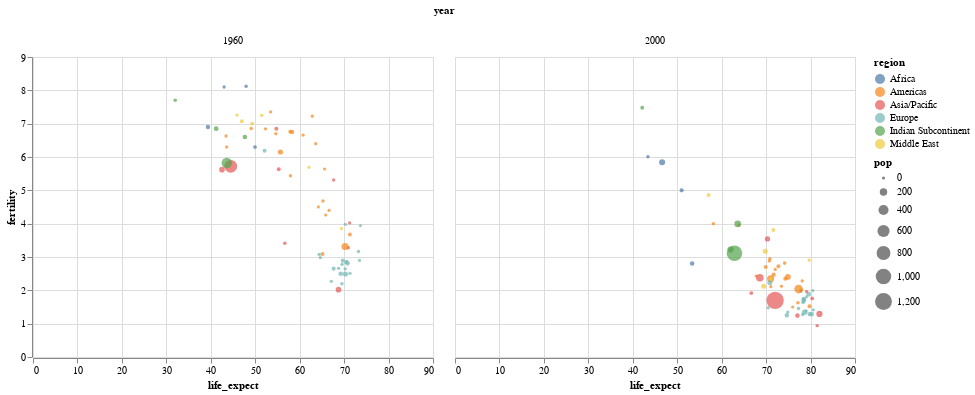

Write notebook code for a chart like this one.
### Code cell
chart = alt.Chart(
    df
).mark_circle(
).encode(
    x='life_expect',
    y='fertility',
    color='region:N',
    size=alt.Size('pop', scale=alt.Scale(range=[10, 300])),
    tooltip=['country', 'region', 'pop', 'fertility', 'life_expect', 'year'],
    column='year'  # facet by year
).transform_filter(
    (alt.datum.year == 1960) | (alt.datum.year == 2000)  # filter for two years only
)

chart.display()

### Figure 1 — Vega-Lite specification as saved in the notebook (floating-point values rounded to 4 significant figures; data arrays with more than 128 entries replaced by an {"elided": "..."} marker saying what was removed)
{"$schema": "https://vega.github.io/schema/vega-lite/v3.4.0.json", "config": {"mark": {"tooltip": null}, "view": {"height": 300, "width": 400}}, "data": {"name": "data-0daee3fd6be6fcabe993c518fbcc58b6"}, "datasets": {"data-0daee3fd6be6fcabe993c518fbcc58b6": {"elided": "693 records"}}, "encoding": {"color": {"field": "region", "type": "nominal"}, "column": {"field": "year", "type": "quantitative"}, "size": {"field": "pop", "scale": {"range": [10, 300]}, "type": "quantitative"}, "tooltip": [{"field": "country", "type": "nominal"}, {"field": "region", "type": "nominal"}, {"field": "pop", "type": "quantitative"}, {"field": "fertility", "type": "quantitative"}, {"field": "life_expect", "type": "quantitative"}, {"field": "year", "type": "quantitative"}], "x": {"field": "life_expect", "type": "quantitative"}, "y": {"field": "fertility", "type": "quantitative"}}, "mark": "circle", "transform": [{"filter": "((datum.year === 1960) || (datum.year === 2000))"}]}
